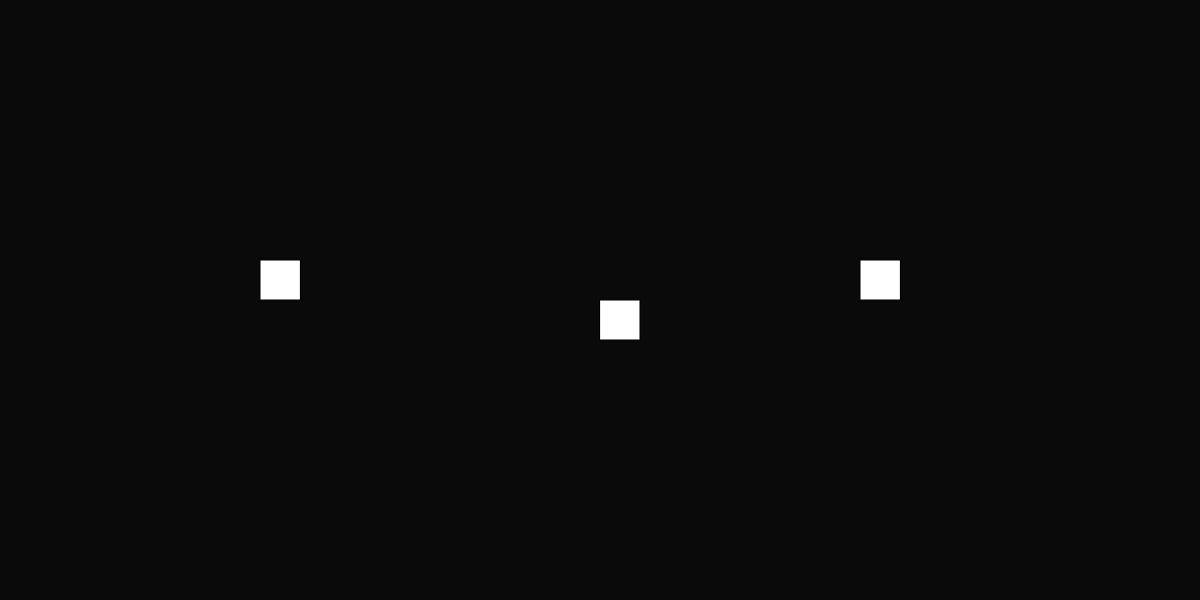
Frame 1 (no input)
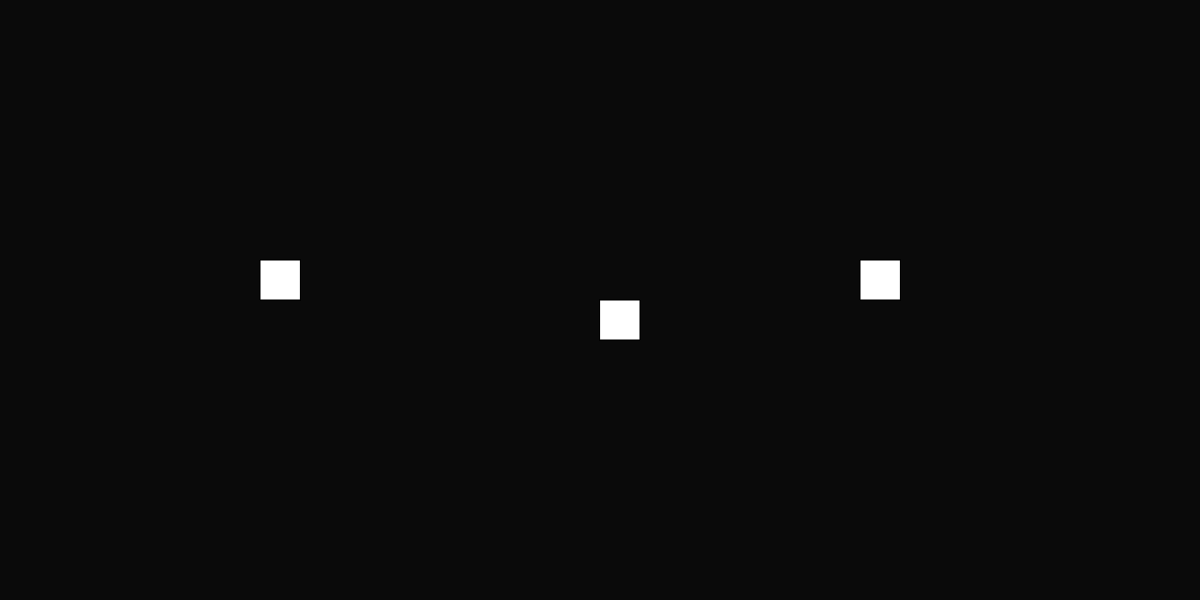
Frame 60 (no input)
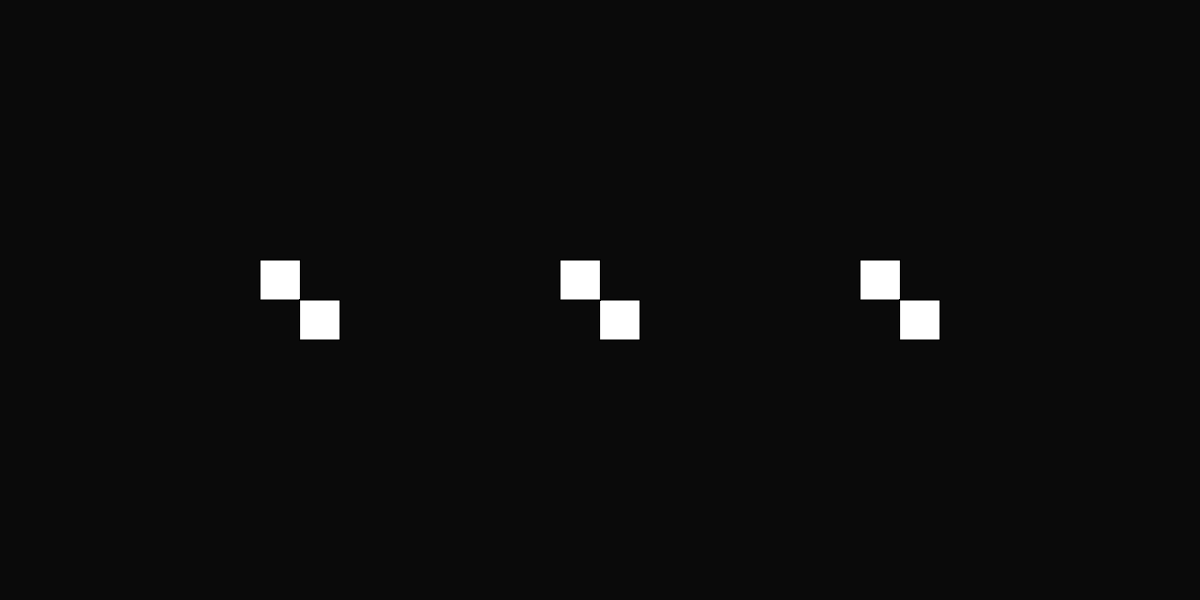
Frame 120 (the mouse pressed at the canvas centre since frame 60)

The p5.js sketch that drew these frames (run headless with seeded random() and noise() and a simulated clock; from frame 60 on, the mouse is pressed at the canvas centre):

// p5.js sketch
// ── sketch.js
var rotation = 0;

function setup(){
	createCanvas(1200,600);
	background(10,10,10);
}

function draw(){
	for (var i=1; i<4; i+=1){
		push();
			translate((width/4)*i, height/2);
			rotation = map(mouseX, 0, width, 0, 2*PI);
			rotate(i*PI);
			rotate(rotation);
			rect(0,0,40,40);
		pop();
	}
}
